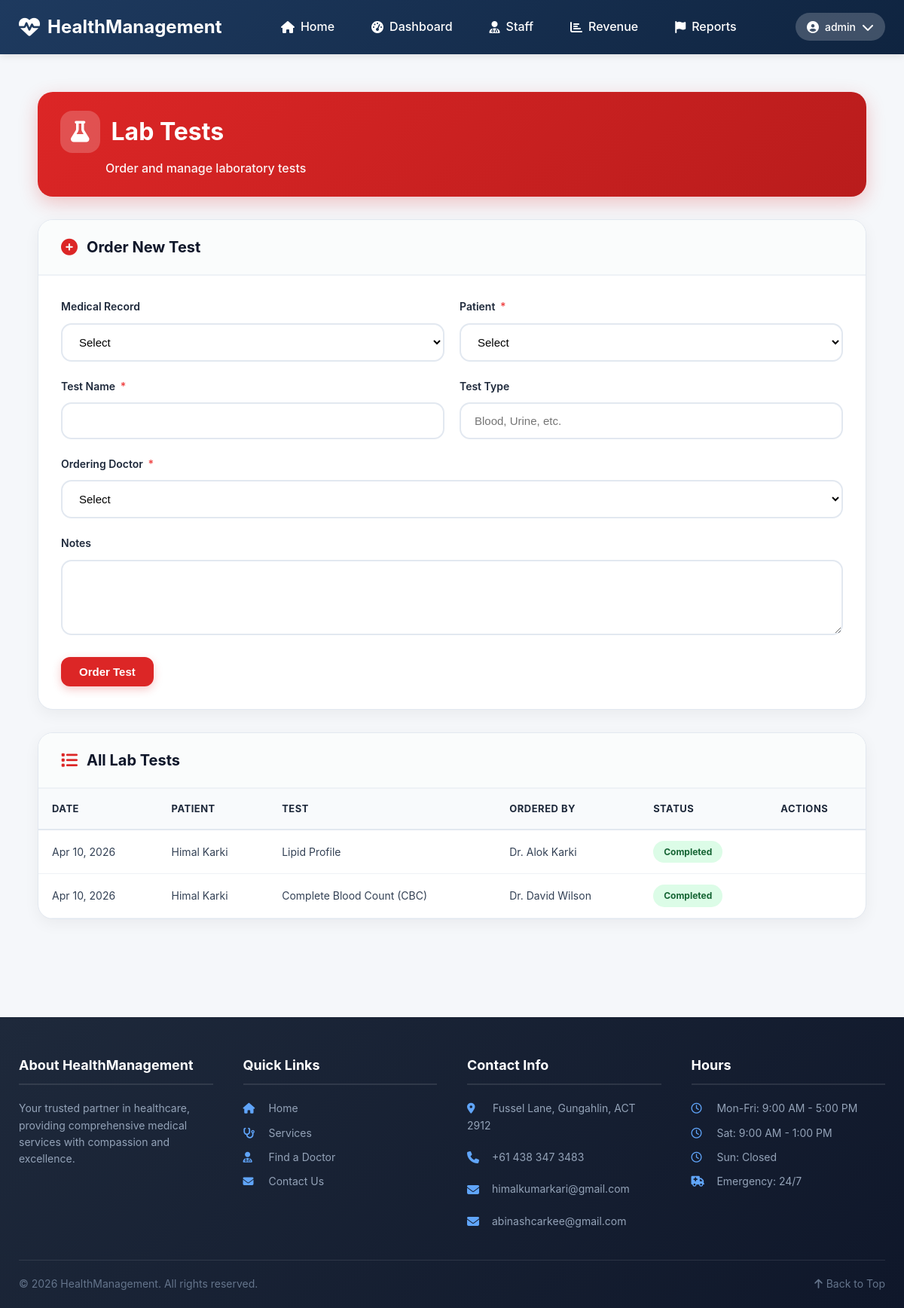
Page /admin/lab-tests.php (signed in) on the committed database.
### tables this page shows
CREATE TABLE `lab_tests` (
  `testId` int(11) NOT NULL,
  `recordId` int(11) NOT NULL,
  `patientId` int(11) NOT NULL,
  `testName` varchar(100) NOT NULL,
  `testType` varchar(50) DEFAULT NULL,
  `orderedBy` int(11) NOT NULL,
  `orderedDate` datetime DEFAULT current_timestamp(),
  `performedDate` datetime DEFAULT NULL,
  `results` text DEFAULT NULL,
  `referenceRange` varchar(100) DEFAULT NULL,
  `status` enum('ordered','in-progress','completed','cancelled') DEFAULT 'ordered',
  `notes` text DEFAULT NULL
);

### admin/lab-tests.php (the view, shortened to what this page needs)
<?php
require_once '../includes/config.php';
$extraCSS = '<link rel="stylesheet" href="../css/admin.css">';
include '../includes/header.php';
$tests = $pdo->query("
    SELECT lt.*, CONCAT(u.firstName, ' ', u.lastName) as patientName,
           CONCAT(du.firstName, ' ', du.lastName) as orderedByName, mr.diagnosis
    FROM lab_tests lt
    JOIN patients p ON lt.patientId = p.patientId
    JOIN users u ON p.userId = u.userId
    JOIN doctors d ON lt.orderedBy = d.doctorId
    JOIN staff s ON d.staffId = s.staffId
    JOIN users du ON s.userId = du.userId
    LEFT JOIN medical_records mr ON lt.recordId = mr.recordId
    WHERE u.role = 'patient'
    ORDER BY lt.orderedDate DESC
")->fetchAll();
?>
<div class="admin-container">
    <div class="admin-page-header">
        <div class="header-title">
            <h1><i class="fas fa-flask"></i> Lab Tests</h1>
            <p>Order and manage laboratory tests</p>
        </div>
    </div>
    <div class="admin-card">
        <div class="admin-card-header">
            <h3><i class="fas fa-plus-circle"></i> Order New Test</h3>
        </div>
        <div class="admin-card-body">
            <form method="POST">
                <div class="admin-form-row">
                    <div class="admin-form-group">
                        <label>Medical Record</label>
                        <select name="record_id" class="admin-form-control">
                            <option value="">Select</option>
                        </select>
                    </div>
                    <div class="admin-form-group">
                        <label>Patient <span class="required">*</span></label>
                        <select name="patient_id" class="admin-form-control" required>
                            <option value="">Select</option>
                        </select>
                    </div>
                </div>
                <div class="admin-form-row">
                    <div class="admin-form-group">
                        <label>Test Name <span class="required">*</span></label>
                        <input type="text" name="test_name" class="admin-form-control" required>
                    </div>
                    <div class="admin-form-group">
                        <label>Test Type</label>
                        <input type="text" name="test_type" class="admin-form-control" placeholder="Blood, Urine, etc.">
                    </div>
                </div>
                <div class="admin-form-group">
                    <label>Ordering Doctor <span class="required">*</span></label>
                    <select name="ordered_by" class="admin-form-control" required>
                        <option value="">Select</option>
                    </select>
                </div>
                <div class="admin-form-group">
                    <label>Notes</label>
                    <textarea name="notes" rows="3" class="admin-form-control"></textarea>
                </div>
                <button type="submit" name="order_test" class="admin-btn admin-btn-primary">Order Test</button>
            </form>
        </div>
    </div>
    <div class="admin-card">
        <div class="admin-card-header">
            <h3><i class="fas fa-list"></i> All Lab Tests</h3>
        </div>
        <div class="admin-table-responsive">
            <table class="admin-data-table">
                <thead>
                    <tr>
                        <th>Date</th>
                        <th>Patient</th>
                        <th>Test</th>
                        <th>Ordered By</th>
                        <th>Status</th>
                        <th>Actions</th>
                    </tr>
                </thead>
                <tbody>
                    <?php foreach ($tests as $t): ?>
                        <tr>
                            <td data-label="Date"><?php echo date('M j, Y', strtotime($t['orderedDate'])); ?></td>
                            <td data-label="Patient"><?php echo htmlspecialchars($t['patientName']); ?></td>
                            <td data-label="Test"><?php echo htmlspecialchars($t['testName']); ?></td>
                            <td data-label="Ordered By">Dr. <?php echo htmlspecialchars($t['orderedByName']); ?></td>
                            <td data-label="Status">
                                <span class="admin-status-badge admin-status-<?php echo $t['status']; ?>">
                                    <?php echo ucfirst($t['status']); ?>
                                </span>
                            </td>
                            <td data-label="Actions">
                            </td>
                        </tr>
                    <?php endforeach; ?>
                </tbody>
            </table>
        </div>
    </div>
</div>
<?php include '../includes/footer.php'; ?>

### css/style.css (style rules this page uses)
* { margin: 0; padding: 0; box-sizing: border-box; }
body { font-family: -apple-system, BlinkMacSystemFont, 'Segoe UI', Roboto, 'Helvetica Neue', Arial, sans-serif; line-height: 1.6; color: #333; background-color: #f5f7fa; }
.page-header h1 , .dashboard-header h1, .page-title, h1 { font-weight: 700 !important; text-shadow: none !important; }

### css/admin.css (style rules this page uses)
.admin-container { max-width: 1400px; margin: 0 auto; padding: 30px 25px; background: #f5f7fa; min-height: 100vh; }
.admin-page-header { display: flex; justify-content: space-between; align-items: center; margin-bottom: 30px; padding: 25px 30px; background: linear-gradient(135deg, #dc2626 0%, #b91c1c 100%); border-radius: 20px; color: white; box-shadow: 0 8px 25px rgba(220, 38, 38, 0.25); flex-wrap: wrap; gap: 20px; }
.admin-page-header .header-title h1 { margin: 0 0 8px 0; font-size: 32px; font-weight: 700; color: white; display: flex; align-items: center; gap: 15px; }
.admin-page-header .header-title h1 i { background: rgba(255, 255, 255, 0.2); padding: 14px; border-radius: 16px; font-size: 28px; }
.admin-page-header .header-title p { margin: 0 0 0 60px; font-size: 16px; font-weight: 500; color: rgba(255, 255, 255, 0.95); }
.admin-card { background: white; border-radius: 20px; box-shadow: 0 6px 20px rgba(0, 0, 0, 0.05); margin-bottom: 30px; overflow: hidden; border: 1px solid #e2e8f0; }
.admin-card-header { padding: 20px 30px; border-bottom: 2px solid #eef2f6; background: #fafcfc; display: flex; justify-content: space-between; align-items: center; flex-wrap: wrap; gap: 15px; }
.admin-card-header h3 { margin: 0; font-size: 20px; font-weight: 700; color: #0f172a; display: flex; align-items: center; gap: 12px; }
.admin-card-header h3 i { color: #dc2626; font-size: 22px; }
.admin-card-body { padding: 30px; }
.admin-table-responsive { overflow-x: auto; }
.admin-data-table { width: 100%; border-collapse: collapse; }
.admin-data-table th { padding: 16px 18px; text-align: left; background: #f8fafc; font-weight: 700; color: #1e293b; font-size: 13px; text-transform: uppercase; letter-spacing: 0.5px; border-bottom: 2px solid #e2e8f0; white-space: nowrap; }
.admin-data-table td { padding: 14px 18px; border-bottom: 1px solid #eef2f6; color: #334155; font-size: 14px; }
.admin-status-badge { display: inline-block; padding: 5px 14px; border-radius: 40px; font-size: 12px; font-weight: 700; text-transform: capitalize; }
.admin-status-completed { background: #dcfce7; color: #166534; }
.admin-btn { display: inline-flex; align-items: center; gap: 8px; padding: 12px 24px; border-radius: 12px; font-size: 15px; font-weight: 600; text-decoration: none; transition: all 0.2s ease; cursor: pointer; border: none; line-height: 1; }
.admin-btn-primary { background: #dc2626; color: white; box-shadow: 0 4px 12px rgba(220, 38, 38, 0.25); }
.admin-form-group { margin-bottom: 22px; }
.admin-form-group label { display: block; margin-bottom: 10px; font-weight: 600; color: #1e293b; font-size: 14px; }
.admin-form-group .required { color: #ef4444; margin-left: 3px; }
.admin-form-control { width: 100%; padding: 14px 18px; border: 2px solid #e2e8f0; border-radius: 14px; font-size: 15px; background: white; transition: all 0.2s; }
.admin-form-row { display: grid; grid-template-columns: 1fr 1fr; gap: 20px; }
textarea.admin-form-control { resize: vertical; min-height: 100px; }
.admin-btn { cursor: pointer !important; pointer-events: auto !important; position: relative; z-index: 1; }

### rows in the picture
lab_tests: orderedDate "Apr 10, 2026", patientName "Himal Karki", testName "Lipid Profile", orderedByName "Alok Karki", status "Completed"
lab_tests: orderedDate "Apr 10, 2026", patientName "Himal Karki", testName "Complete Blood Count (CBC)", orderedByName "David Wilson", status "Completed"

### other values in the picture
$_SESSION['username'] "admin"
